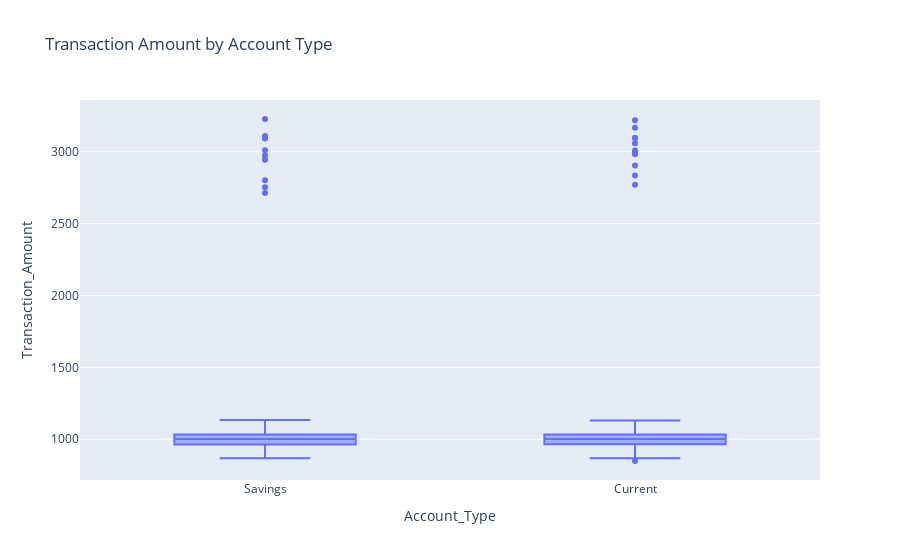

The code cell stored with this chart in its notebook:
### Markdown cell above
## 2. Data Visualization

We analyze the distribution of transaction amounts and their relationships with other features.

### Code cell
# Transaction Amount by Account Type
fig_box_amount = px.box(data,
                        x='Account_Type',
                        y='Transaction_Amount',
                        title='Transaction Amount by Account Type')
fig_box_amount.show()

### Figure 1 — Plotly figure (JSON) as saved in the notebook; plotly's stock layout.template omitted (floating-point values rounded to 4 significant figures; data arrays with more than 128 entries replaced by an {"elided": "..."} marker saying what was removed)
{"data": [{"alignmentgroup": "True", "hovertemplate": "Account_Type=%{x}<br>Transaction_Amount=%{y}<extra></extra>", "legendgroup": "", "marker": {"color": "#636efa"}, "name": "", "notched": false, "offsetgroup": "", "orientation": "v", "showlegend": false, "type": "box", "x": {"elided": "1000 str values"}, "x0": " ", "xaxis": "x", "y": {"elided": "1000 float values"}, "y0": " ", "yaxis": "y"}], "layout": {"boxmode": "group", "legend": {"tracegroupgap": 0}, "title": {"text": "Transaction Amount by Account Type"}, "xaxis": {"anchor": "y", "domain": [0, 1], "title": {"text": "Account_Type"}}, "yaxis": {"anchor": "x", "domain": [0, 1], "title": {"text": "Transaction_Amount"}}}}
